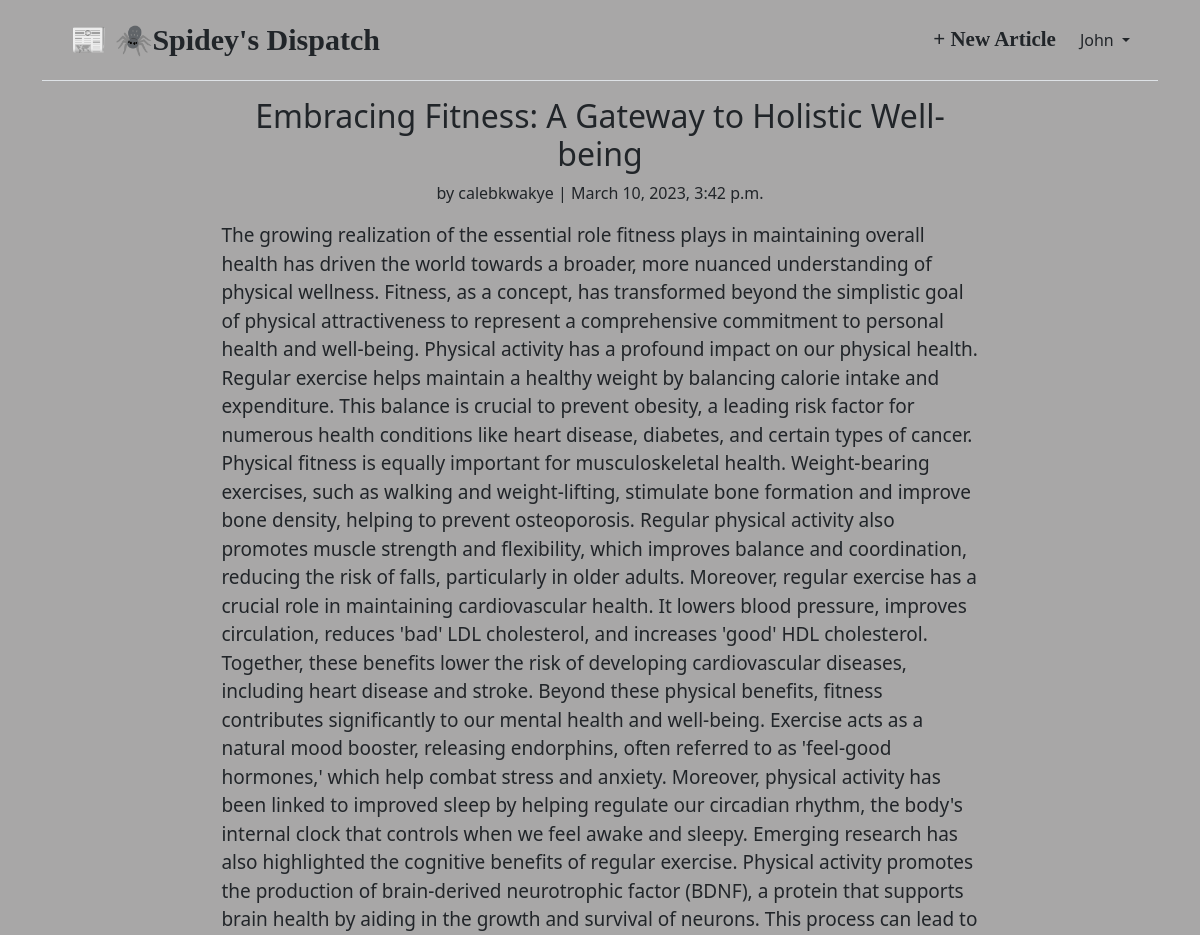
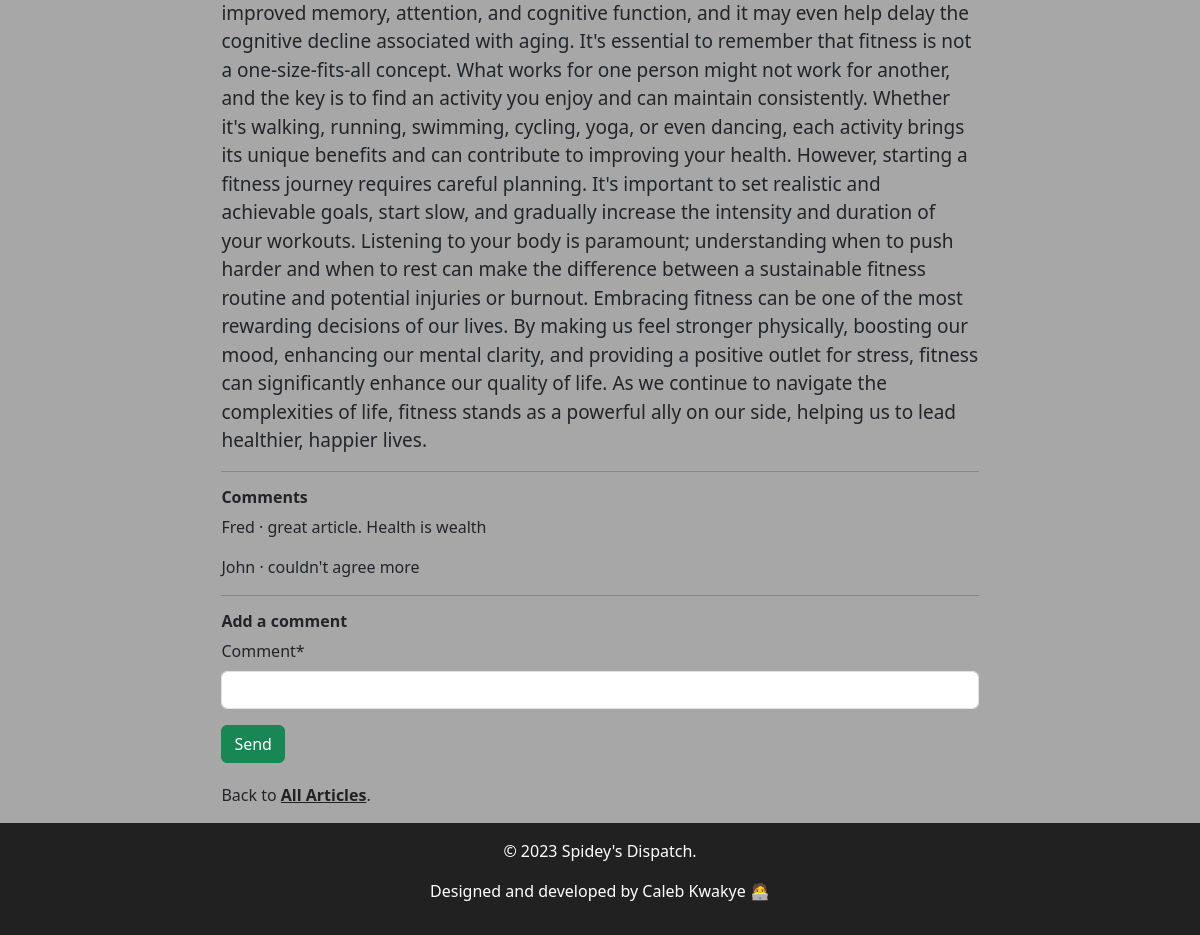
/articles/1/ (signed in), run on the app's committed database (2 pictures, top to bottom).
### accounts/models.py (models this page shows)
class CustomUser(AbstractUser):
    age = models.PositiveIntegerField(null=True, blank=True)

### articles/models.py (models this page shows, shortened)
class Article(models.Model):
    title= models.CharField(max_length=255)
    image = models.ImageField(upload_to='media/', null=True)
    body= models.TextField()
    date= models.DateTimeField(auto_now_add=True)
    author = models.ForeignKey(
        settings.AUTH_USER_MODEL,
        on_delete=models.CASCADE,
        )

class Comment(models.Model):
    article = models.ForeignKey(Article, on_delete=models.CASCADE)
    comment = models.CharField(max_length=200)
    author = models.ForeignKey(
        settings.AUTH_USER_MODEL,
        on_delete=models.CASCADE,
    )
    def __str__(self):
        return self.comment

### articles/views.py (the view, shortened to what this page needs)
# urls.py: path("<int:pk>/", ArticleDetailView.as_view(), name="article_detail"),
class ArticleDetailView(LoginRequiredMixin, View):
    def get(self, request, *args, **kwargs):
        view=CommentGet.as_view()
        return view(request, *args, **kwargs)

### articles/forms.py
class CommentForm(forms.ModelForm):
    class Meta:
        model = Comment
        fields = ("comment",)  # Remove 'author' from the fields

### articles/views.py (called while the page is built)
    def get_context_data(self, **kwargs):
        context = super().get_context_data(**kwargs)
        context["form"] = CommentForm()  # Use the updated CommentForm without 'author'
        return context

### articles/templates/article_detail.html (shortened to what this page needs)
{%extends "base.html"%}
{% load crispy_forms_tags %}
{%block content%}
<div class="container align-items-center" style="width: 70%;">
    <div class="article-entry text-center">
        <h2>{{object.title}}</h2>
        <p>by {{object.author}} | {{object.date}}</p>
    </div>
    <p style="font-size: 19px;">{{object.body}}</p>
    <hr>
    <h6 style="font-weight: bold;">Comments</h6>
    {% for comment in article.comment_set.all%}
    <p>{{comment.author}} &middot; {{comment}}</p>
    {% endfor %}
    <hr>
    <h6 style="font-weight: bold;">Add a comment</h6>
    <form action="" method = "post">{% csrf_token %}
        {{form|crispy}}
        <button class="btn btn-success ml-2" type="submit" style="
          margin-bottom: 20px; ">Send</button>
    </form>
    <p>Back to <a href="{% url 'article_list' %}" style="color: rgba(0,0,0,0.8); font-weight: bold;">All Articles</a>.</p>
    {% endblock content %}

### templates/base.html (shortened to what this page needs)
{% load static %}
<!DOCTYPE html>
<html lang="en">
  <head>
    <link
      href="https://cdn.jsdelivr.net/npm/bootstrap@5.3.0-alpha1/dist/css/bootstrap.min.css"
      rel="stylesheet"
    />
  </head>
  <body>
    <div class="container">
      <header class="p-3 mb-3 border-bottom">
        <div class="container">
          <div
            class="d-flex flex-wrap align-items-center justify-content-center justify-content-lg-start"
          >
            <a class="navbar-brand " href="{% url 'home'%}">📰 🕷️Spidey's Dispatch</a>
            <ul
              class="nav col-12 col-lg-auto ms-auto  mb-2 justify-content-center mb-md-0"
              style="font-family: Pacifico, cursive; font-weight: bold; font-size: 21px; margin-right: 1rem;">
              {% if user.is_authenticated %}
              <li><a href="{% url 'article_new' %}" class="nav-link px-2 link-dark"> + New Article</a></li>
            </ul>
            <div class="dropdown text-end">
              <a
                href="#"
                class="d-block link-dark text-decoration-none dropdown-toggle"
                id="dropdownUser1"
                data-bs-toggle="dropdown"
                aria-expanded="false"
              >
                {{user.username}}
              </a>
            </div>
            {% endif %}
          </div>
        </div>
      </header>
      <main>{% block content %} {% endblock content %}</main>
    </div>
  <footer >
    <p>© 2023 Spidey's Dispatch.</p>
    <p>Designed and developed by Caleb Kwakye 🧑‍💻</p>
  </footer>
  </body>
</html>

### templates/base.html (style rules this page uses)
body { display: flex; flex-direction: column; min-height: 100vh; margin: 0; background-color: rgb(168, 167, 167); }
main { flex: 1; }
footer { padding: 1rem; background-color: rgba(0, 0, 0, 0.8); color: white; margin-top: auto; text-align: center; }
.navbar-brand { font-family: Pacifico, cursive; font-weight: bold; font-size: 30px; }
.text-end { color: black; }

### data on the page
CustomUser: username "John"
Article: title "Embracing Fitness: A Gateway to Holistic Well-being", author "calebkwakye", date "March 10, 2023, 3:42 p.m.", body "The growing realization of the essential role fitness plays in maintaining overall health has driven the world towards a broader, more nuanced understanding of physical wellness. Fitness, as a concept, has transformed beyond the simplistic goal of physical attractiveness to represent a comprehensive commitment to personal health and well-being. Physical activity has a profound impact on our physical health. Regular exercise helps maintain a healthy weight by balancing calorie intake and expenditure. This balance is crucial to prevent obesity, a leading risk factor for numerous health conditions like heart disease, diabetes, and certain types of cancer. Physical fitness is equally important…"
Comment: author "Fred", comment "great article. Health is wealth"
Comment: author "John", comment "couldn't agree more"
